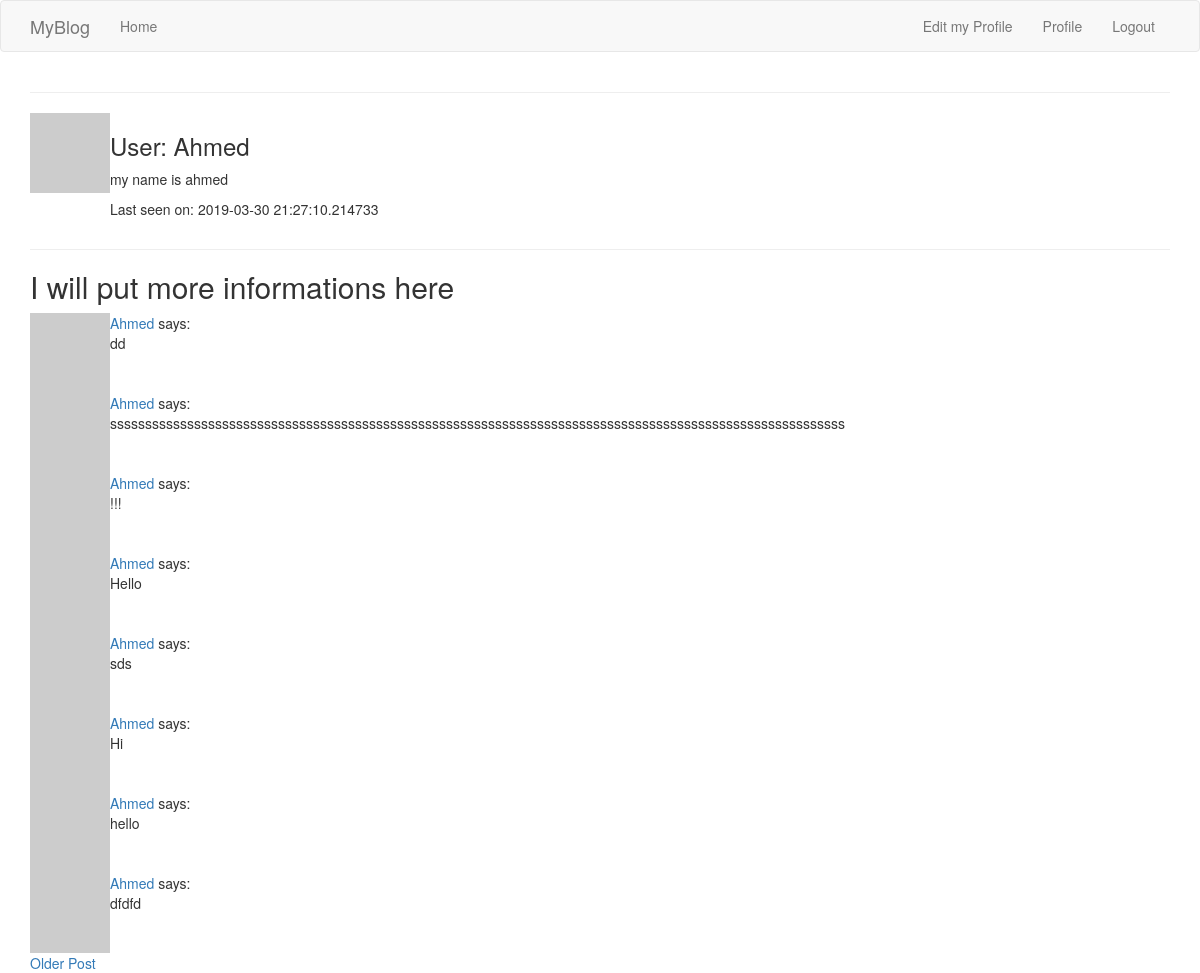
The app's page /user/Ahmed (signed in), older data.
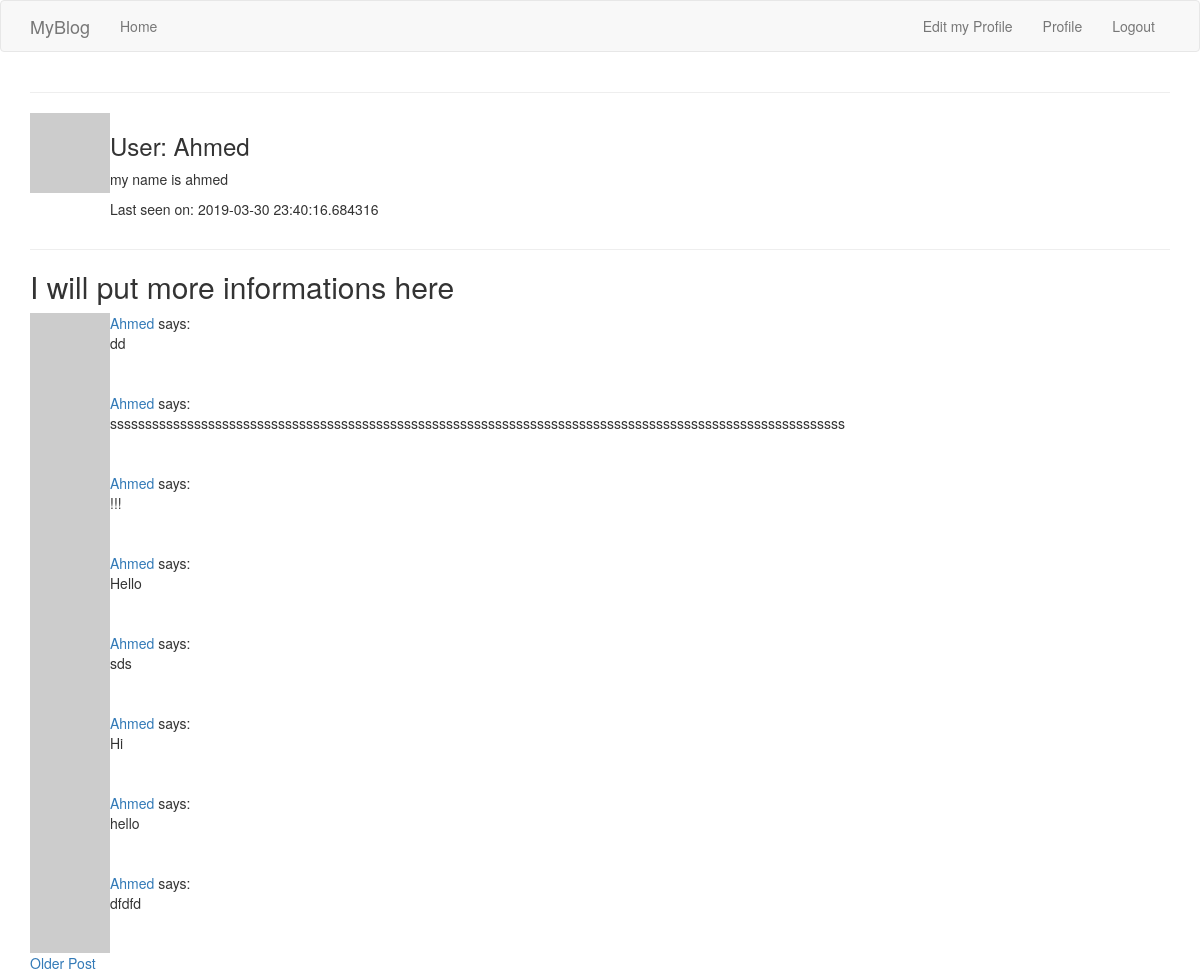
The same page, newer data.
### app/models.py (models this page shows, shortened)
class User(UserMixin, db.Model):
    __tablename__ = 'USERS'
    id = db.Column(db.Integer, primary_key=True)
    username = db.Column(db.String(64), unique=True, index=True)
    email = db.Column(db.String(128), unique=True, index=True)
    password_hash = db.Column(db.String(128))  # holds a hash of the user password
    role_id = db.Column(db.Integer, db.ForeignKey('ROLES_.id'))
    posts = db.relationship('Post', backref='user', lazy='dynamic')
    about_me = db.Column(db.String(140))   # about me
    last_seen = db.Column(db.DateTime, default=datetime.utcnow)
    def avatar(self, size):
        digest = md5(self.email.lower().encode('utf-8')).hexdigest()
        return 'https://www.gravatar.com/avatar/{}?d=identicon&s={}'.format(
            digest, size)

class Post(db.Model):
    __tablename__ = "POSTS"                # the table name
    id = db.Column(db.Integer, primary_key=True)
    body = db.Column(db.String(140))
    timestamp = db.Column(db.DateTime, index=True, default=datetime.utcnow)
    user_id = db.Column(db.Integer, db.ForeignKey('USERS.id'))

### app/routes.py (the view)
@App.route('/user/<username>')
@login_required       # only for logged in users
def user(username):
    user_porfile = User.query.filter_by(username=username).first_or_404()  # the first ( = exist 'username' ) or
    posts = [
        {'author': user_porfile, 'body': 'Test post #1'},
        {'author': user_porfile, 'body': 'Test post #2'}
    ]
    page = request.args.get('page', 1, type=int)
    my_posts = user_porfile.posts.order_by(Post.timestamp.desc()).paginate(page, App.config['POSTS_PER_PAGE'],False)
    next_url = url_for('user', username=user_porfile.username, page=my_posts.next_num) if my_posts.has_next else None
    prev_url = url_for('user', username=user_porfile.username, page=my_posts.prev_num) if my_posts.has_prev else None
    return render_template('user.html', title="profile", user=user_porfile, posts=my_posts.items, next_url=next_url,
                           prev_url=prev_url)

### app/models.py (called while the page is built)
@login.user_loader     # register
def load_user(id_):    # load the user id function
    return User.query.get(int(id_))

### app/routes.py (called while the page is built)
@App.before_request
def before_request():
    if current_user.is_authenticated:
        current_user.last_seen = datetime.utcnow()
        db.session.commit()

### app/templates/user.html (shortened to what this page needs)
{% extends "base_boots.html" %}
{% block app_content %}
<hr>
<table>
    <tr valign="top">
        <td><img src="{{user.avatar(128)}}"></td>
        <td>
            <h3> User: {{ user.username }} </h3>
            {% if user.about_me %}<p> {{ user.about_me }} </p>{% endif %}
            {% if user.last_seen %}<p> Last seen on: {{ user.last_seen }}</p>{% endif %}
        </td>
    </tr>
</table>
    <hr>
<h2 > I will put more informations here</h2>
{% for post in posts%}
        {%include '_post.html' %}
    {% endfor %}
{% if next_url %}
<a href="{{next_url}}"> Older Post </a>
{% endif %}
{% endblock %}

### app/templates/base_boots.html (shortened to what this page needs)
{% extends 'bootstrap/base.html' %}
{% block navbar %}
    <nav class="navbar navbar-default">
        <div class="container">
            <div class="navbar-header">
                <a class="navbar-brand" href="{{ url_for('index') }}">MyBlog</a>
            </div>
            <div class="collapse navbar-collapse" id="bs-example-navbar-collapse-1">
                <ul class="nav navbar-nav">
                    <li><a href="{{ url_for('index') }}">Home</a></li>
                </ul>
                <ul class="nav navbar-nav navbar-right">
                    {% if current_user.is_anonymous %}
                    <li><a href="{{ url_for('login') }}">Login</a></li>
                    {% else %}
                    <li><a href="{{ url_for('edit_profile') }}">Edit my Profile</a></li>
                    <li><a href="{{ url_for('user', username=current_user.username) }}">Profile</a></li>
                    <li><a href="{{ url_for('logout') }}">Logout</a></li>
                    {% endif %}
                </ul>
            </div>
        </div>
    </nav>
{% endblock %}
{% block content %}
    <div class="container">
        {% block app_content %}
        {% endblock %}
    </div>
{% endblock %}

### app/templates/_post.html
<table class="tabel table-hover">
    <tr valign="top">
        <td width="45px">
            <a href="{{ url_for('user', username=post.user.username) }}">
                <img src="{{ post.user.avatar(45) }}"></a>
        </td>
        <td>
            <a href="{{ url_for('user', username=post.user.username) }}">
                 {{ post.user.username }}
                </a>
            says:<br>
            {{ post.body }}
        </td>
    </tr>
</table>

Row changes from the older to the newer data that the page shows:
changed User "Ahmed": last_seen "2019-03-30 21:27:10.214733" → "2019-03-30 23:40:16.684316"
